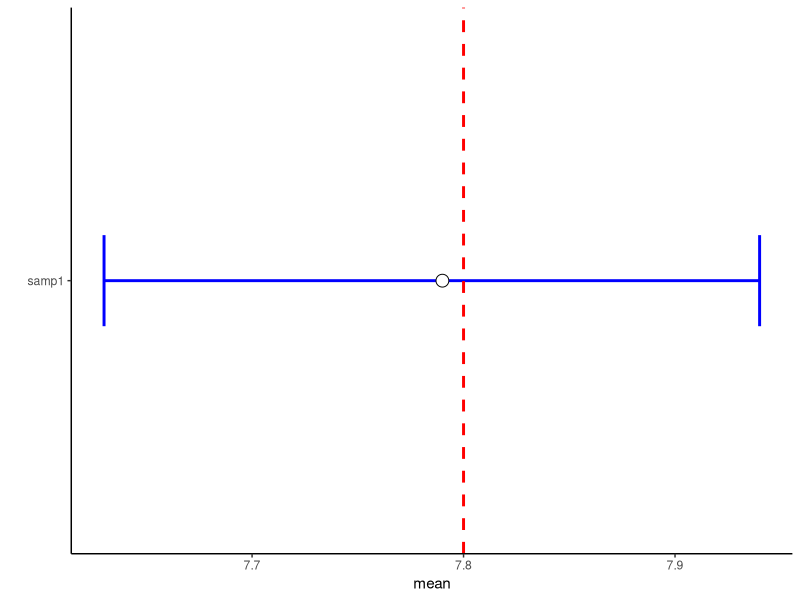
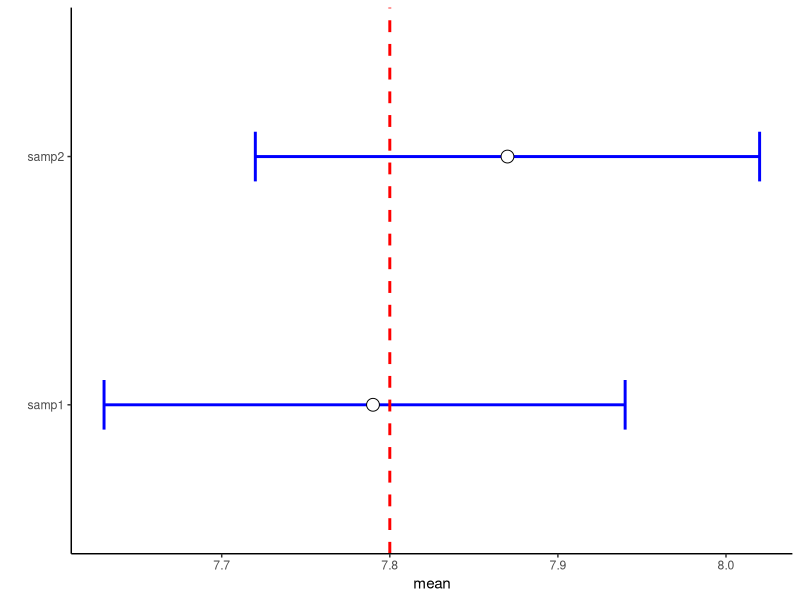
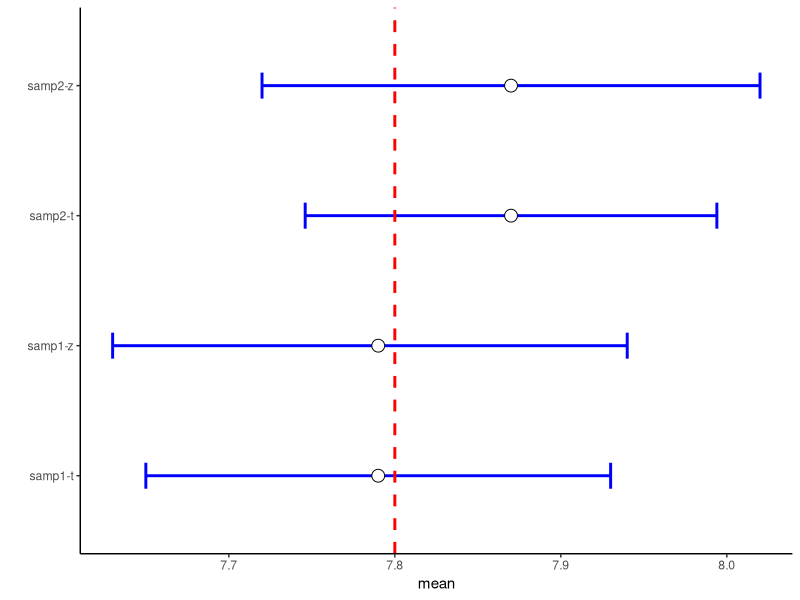
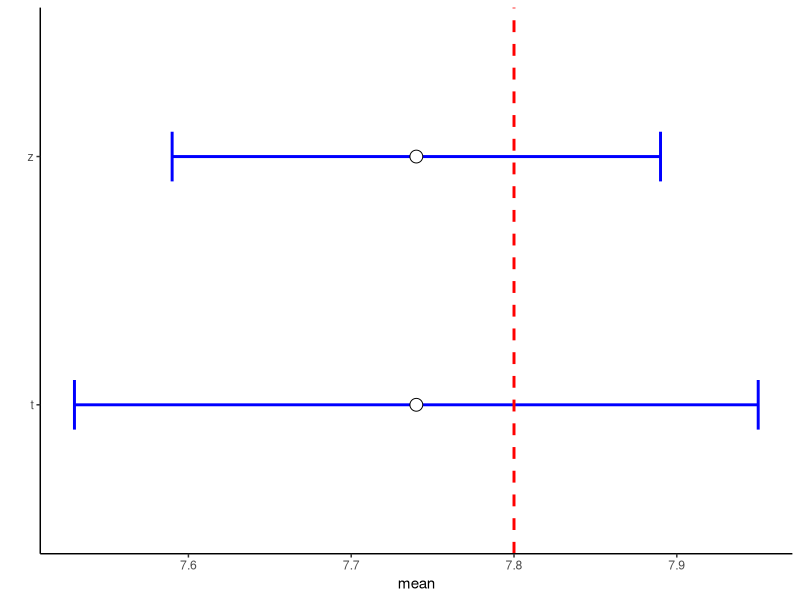

Source code (R) for these figures, in order:

# CI 1

d <- data.frame(id = "samp1", mean = 7.79, upper = 7.94, lower = 7.63)

library(tidyverse)

ggplot() + 
  geom_errorbar(data=d, mapping=aes(x=id, ymin=upper, ymax=lower), width=0.2, size=1, color="blue") + 
  geom_point(data=d, mapping=aes(x=id, y=mean), size=4, shape=21, fill="white") +
  geom_hline(yintercept = 7.8, color = 'red', lwd=1, lty=2) +
  coord_flip() +
  xlab("") +
  theme_classic()


# CI 2

d <- data.frame(id = c("samp1","samp2"), mean = c(7.79,7.87), upper = c(7.94,8.02), lower = c(7.63,7.72))

library(tidyverse)

ggplot() + 
  geom_errorbar(data=d, mapping=aes(x=id, ymin=upper, ymax=lower), width=0.2, size=1, color="blue") + 
  geom_point(data=d, mapping=aes(x=id, y=mean), size=4, shape=21, fill="white") +
  geom_hline(yintercept = 7.8, color = 'red', lwd=1, lty=2) +
  coord_flip() +
  xlab("") +
  theme_classic()




# CI 3

d <- data.frame(id = c("samp1-z","samp1-t","samp2-z","samp2-t"), 
                mean = c(7.79,7.79,7.87,7.87), 
                upper = c(7.94,7.93,8.02,7.994), 
                lower = c(7.63,7.65,7.72,7.746))

library(tidyverse)

ggplot() + 
  geom_errorbar(data=d, mapping=aes(x=id, ymin=upper, ymax=lower), width=0.2, size=1, color="blue") + 
  geom_point(data=d, mapping=aes(x=id, y=mean), size=4, shape=21, fill="white") +
  geom_hline(yintercept = 7.8, color = 'red', lwd=1, lty=2) +
  coord_flip() +
  xlab("") +
  theme_classic()



# CI 4

d <- data.frame(id = c("t","z"), mean = c(7.74,7.74), 
                upper = c(7.95,7.89), lower = c(7.53,7.59))

library(tidyverse)

ggplot() + 
  geom_errorbar(data=d, mapping=aes(x=id, ymin=upper, ymax=lower), width=0.2, size=1, color="blue") + 
  geom_point(data=d, mapping=aes(x=id, y=mean), size=4, shape=21, fill="white") +
  geom_hline(yintercept = 7.8, color = 'red', lwd=1, lty=2) +
  coord_flip() +
  xlab("") +
  theme_classic()


